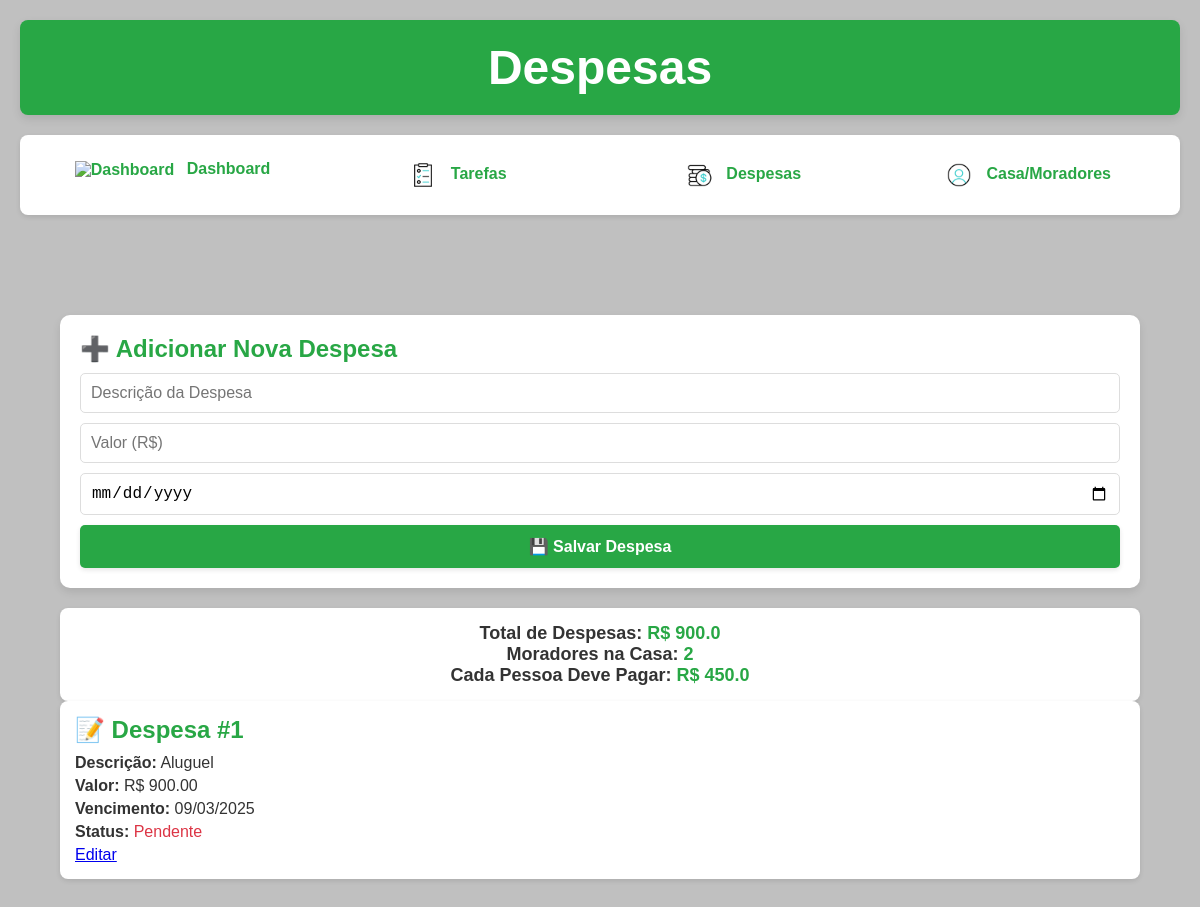
Screenshot of /expenses (signed in) with the database file from the repository.
### app.py (models this page shows)
class Despesa(db.Model):
    id = db.Column(db.Integer, primary_key=True)
    descricao = db.Column(db.String(100), nullable=False)
    valor = db.Column(db.Float, nullable=False)
    data_vencimento = db.Column(db.DateTime, nullable=False)
    pago = db.Column(db.Boolean, default=False)
    casa_id = db.Column(db.Integer, db.ForeignKey('casa.id'), nullable=False)  # Relacionado à Casa

### app.py (the view, shortened to what this page needs)
@app.route('/expenses', methods=['GET', 'POST'])
def expenses():
    if 'usuario_id' not in session:
        return redirect(url_for('login'))
    usuario = Usuario.query.get(session['usuario_id'])
    despesas = Despesa.query.filter_by(casa_id=usuario.casa_id).all()
    total_despesas = sum(d.valor for d in despesas)
    num_moradores = Usuario.query.filter_by(casa_id=usuario.casa_id).count()
    valor_por_pessoa = total_despesas / num_moradores if num_moradores > 0 else 0
    return render_template('expenses.html',
                           despesas=despesas,
                           total_despesas=total_despesas,
                           num_moradores=num_moradores,
                           valor_por_pessoa=valor_por_pessoa)

### templates/expenses.html (shortened to what this page needs)
<!DOCTYPE html>
<html lang="pt-BR">
<head>
</head>
<body>
{% extends "base.html" %}
{% block header %}Despesas{% endblock %}
{% block content %}
  <main>
    <div class="form-expense">
      <h3>➕ Adicionar Nova Despesa</h3>
      <form action="{{ url_for('expenses') }}" method="POST">
        <input type="text" name="descricao" placeholder="Descrição da Despesa" required>
        <input type="number" name="valor" placeholder="Valor (R$)" step="0.01" required>
        <input type="date" name="data_vencimento" required>
        <button type="submit" class="btn-green">💾 Salvar Despesa</button>
      </form>
    </div>
    <div class="summary">
      <p>Total de Despesas: <span>R$ {{ total_despesas|round(2) }}</span></p>
      <p>Moradores na Casa: <span>{{ num_moradores }}</span></p>
      <p>Cada Pessoa Deve Pagar: <span>R$ {{ valor_por_pessoa|round(2) }}</span></p>
    </div>
    {% if despesas %}
      {% for despesa in despesas %}
        <div class="card">
          <h3>📝 Despesa #{{ loop.index }}</h3>
          <p><strong>Descrição:</strong> {{ despesa.descricao }}</p>
          <p><strong>Valor:</strong> R$ {{ "%.2f"|format(despesa.valor) }}</p>
          <p><strong>Vencimento:</strong> {{ despesa.data_vencimento.strftime('%d/%m/%Y') }}</p>
          <p><strong>Status:</strong>
            {% if despesa.pago %}
              <span style="color: #28a745;">Pago</span>
            {% else %}
              <span style="color: #dc3545;">Pendente</span>
            {% endif %}
          </p>
          <a href="{{ url_for('editar_despesa', despesa_id=despesa.id) }}">Editar</a>
        </div>
      {% endfor %}
    {% else %}
      <p style="text-align: center; color: #666; margin-top: 20px;">Nenhuma despesa cadastrada ainda.</p>
    {% endif %}
  </main>
{% endblock %}

### static/css/styles.css (style rules this page uses)
body { font-family: 'Arial', sans-serif; background: #C0C0C0; color: #333; min-height: 100vh; display: flex; flex-direction: column; align-items: center; padding: 20px; }
main { width: 100%; max-width: 1200px; padding: 20px; margin-top: 30px; }
.card { background: #fff; padding: 20px; margin-bottom: 20px; border-radius: 8px; box-shadow: 0 2px 5px rgba(0, 0, 0, 0.1); }
h3 { color: #28a745; margin-bottom: 15px; font-size: 1.5em; }
main { padding: 20px; }
.card { background: #fff; margin-bottom: 15px; padding: 15px; border-radius: 8px; box-shadow: 0 2px 5px rgba(0, 0, 0, 0.1); }
.card h3 { margin-bottom: 10px; color: #28a745; }
.card p { color: #333; }
button { background-color: #28a745; color: white; border: none; padding: 5px 15px; font-size: 14px; font-weight: bold; border-radius: 3px; cursor: pointer; transition: background-color 0.3s, transform 0.2s; box-shadow: 0 2px 5px rgba(0, 0, 0, 0.1); }

### templates/expenses.html (style rules this page uses)
* { margin: 0; padding: 0; box-sizing: border-box; }
body { font-family: "Arial", sans-serif; background: #f4f4f4; color: #333; }
main { padding: 20px; max-width: 800px; margin: 0 auto; }
.form-expense { background: #fff; padding: 20px; border-radius: 10px; margin-bottom: 20px; box-shadow: 0 4px 8px rgba(0, 0, 0, 0.1); }
.form-expense h3 { margin-bottom: 10px; color: #28a745; }
.form-expense input { width: 100%; padding: 10px; margin-bottom: 10px; border: 1px solid #ddd; border-radius: 5px; font-size: 16px; }
.btn-green { width: 100%; background: #28a745; color: #fff; border: none; padding: 12px; border-radius: 5px; font-size: 16px; cursor: pointer; transition: 0.3s; }
.card { background: #fff; padding: 15px; margin-bottom: 15px; border-radius: 8px; box-shadow: 0 2px 5px rgba(0, 0, 0, 0.1); }
.card h3 { color: #28a745; }
.card p { margin: 5px 0; }
.summary { background: #fff; padding: 15px; margin-top: 20px; border-radius: 8px; text-align: center; font-size: 18px; font-weight: bold; color: #333; box-shadow: 0 2px 5px rgba(0, 0, 0, 0.1); }
.summary span { color: #28a745; }
button { background-color: #28a745; color: white; border: none; padding: 5px 15px; font-size: 14px; font-weight: bold; border-radius: 3px; cursor: pointer; transition: background-color 0.3s, transform 0.2s; box-shadow: 0 2px 5px rgba(0, 0, 0, 0.1); }

### rows the page displays
Despesa: descricao "Aluguel", valor "900.00", data_vencimento "09/03/2025", pago "Pendente"

### other values shown
{{ total_despesas|round(2) }} "900.0"
{{ num_moradores }} "2"
{{ valor_por_pessoa|round(2) }} "450.0"
